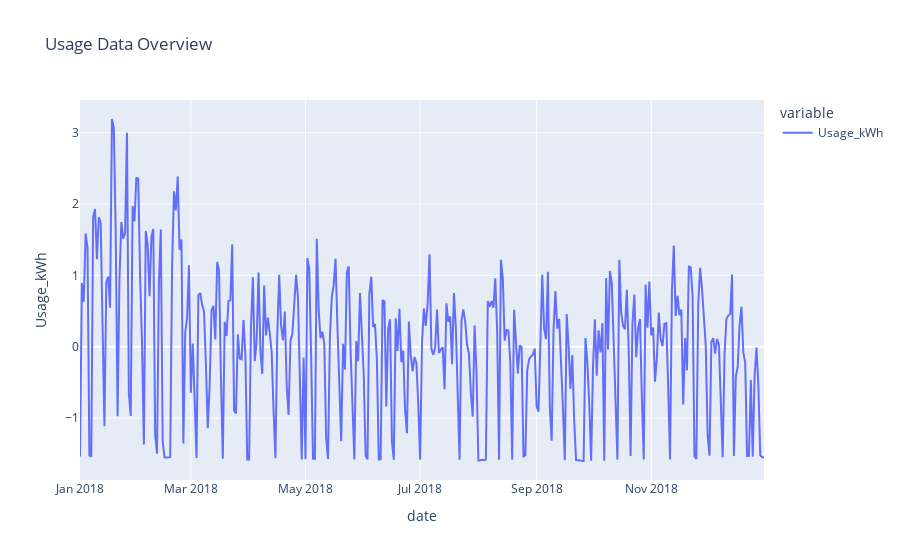

The code cell stored with this chart in its notebook:
### Code cell
px.line(df_num_daily['Usage_kWh'], labels={'index':'Date', 'value':'Usage_kWh'}, title='Usage Data Overview')

### Figure 1 — Plotly figure (JSON) as saved in the notebook; plotly's stock layout.template omitted (floating-point values rounded to 4 significant figures; data arrays with more than 128 entries replaced by an {"elided": "..."} marker saying what was removed)
{"data": [{"hovertemplate": "variable=Usage_kWh<br>date=%{x}<br>Usage_kWh=%{y}<extra></extra>", "legendgroup": "Usage_kWh", "line": {"color": "#636efa", "dash": "solid"}, "marker": {"symbol": "circle"}, "mode": "lines", "name": "Usage_kWh", "orientation": "v", "showlegend": true, "type": "scatter", "x": {"elided": "365 str values"}, "xaxis": "x", "y": {"elided": "365 float values"}, "yaxis": "y"}], "layout": {"legend": {"title": {"text": "variable"}, "tracegroupgap": 0}, "title": {"text": "Usage Data Overview"}, "xaxis": {"anchor": "y", "domain": [0, 1], "title": {"text": "date"}}, "yaxis": {"anchor": "x", "domain": [0, 1], "title": {"text": "Usage_kWh"}}}}
